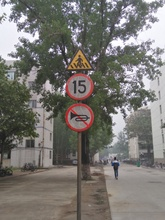
%> input picture template/TS-Detection-in-chinese/程序/GUI及主程序/交通标志照片/警示类/注意行人.jpg, 165 x 220 px, shrunk from 718 x 960 before the run
$ octave edge.m   (GNU Octave 9; MATLAB toolbox functions it lacks are replaced by stand-ins)
%> lines starting %> are read from the running program, lines starting %| are printed output that depends on the picture; in (x1, y1, x2, y2) boxes, pixels count from 0 and x2, y2 are one past the last pixel; in counts of white or black regions, pixels touching at a corner belong together; the program's own positions count from 1
clear
clc
I=imread('注意行人.jpg');
%> I is the input picture: size 220x165x3 uint8; mean R, G, B 121, 118.2, 113.6
imshow(I);
title('原始图像');
I=rgb2gray(I);% 彩色图像灰度化
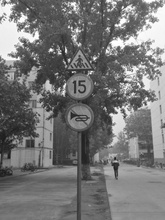
%> I: size 220x165 uint8; min 22, max 255, mean 118.5
figure,imshow(I);
title('灰度图像');
BW1=edge(I,'sobel'); %用SOBEL算子进行边缘检测
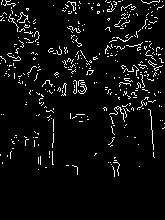
%> BW1: size 220x165 logical; 5.3% white in thin lines or dots, all inside (x1, y1, x2, y2) = (0, 0, 165, 177)
BW2=edge(I,'roberts');%用Roberts算子进行边缘检测
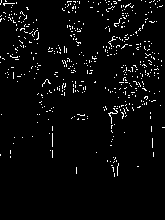
%> BW2: size 220x165 logical; 3.5% white in thin lines or dots, all inside (x1, y1, x2, y2) = (0, 0, 165, 177)
BW3=edge(I,'prewitt'); %用prewitt算子进行边缘检测
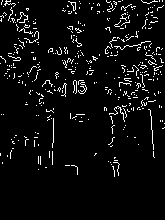
%> BW3: size 220x165 logical; 5.3% white in thin lines or dots, all inside (x1, y1, x2, y2) = (0, 0, 165, 177)
BW4=edge(I,'log'); %用log算子进行边缘检测
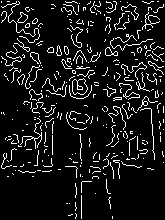
%> BW4: size 220x165 logical; 9.2% white in thin lines or dots
BW5=edge(I,'canny'); %用canny算子进行边缘检测
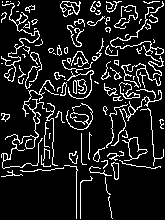
%> BW5: size 220x165 logical; 12.2% white in thin lines or dots
h=fspecial('gaussian',5);
 BW6=edge(I,'canny');
 subplot(2,3,1), imshow(BW1);
 title('sobel edge check');
 subplot(2,3,2), imshow(BW2);
 title('roberts edge check');
 subplot(2,3,3), imshow(BW3);
 title('prewitt edge check');
 subplot(2,3,4), imshow(BW4);
 title('log edge check');
 subplot(2,3,5), imshow(BW5);
 title('canny edge check');
 subplot(2,3,6), imshow(BW6);
 title('gasussian&canny edge check');

$ run again, with template/TS-Detection-in-chinese/程序/GUI及主程序/交通标志照片/警示类/T型路口.jpg copied over template/TS-Detection-in-chinese/程序/GUI及主程序/交通标志照片/警示类/注意行人.jpg
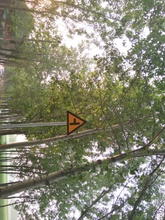
%> input picture template/TS-Detection-in-chinese/程序/GUI及主程序/交通标志照片/警示类/T型路口.jpg, 165 x 220 px, shrunk from 718 x 960 before the run
%> I is the input picture: size 220x165x3 uint8; mean R, G, B 132.9, 132.4, 113
%> I: size 220x165 uint8
%> `BW1=edge(I,'sobel');`:
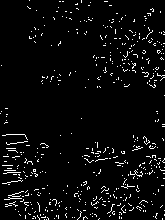
%> BW1: size 220x165 logical; 4.3% white in thin lines or dots
%> BW2: size 220x165 logical; 2% white in thin lines or dots
%> BW3: size 220x165 logical; 4.2% white in thin lines or dots
%> BW4: size 220x165 logical; 10.9% white in thin lines or dots
%> `BW5=edge(I,'canny');`:
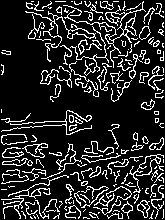
%> BW5: size 220x165 logical; 16.1% white in thin lines or dots
